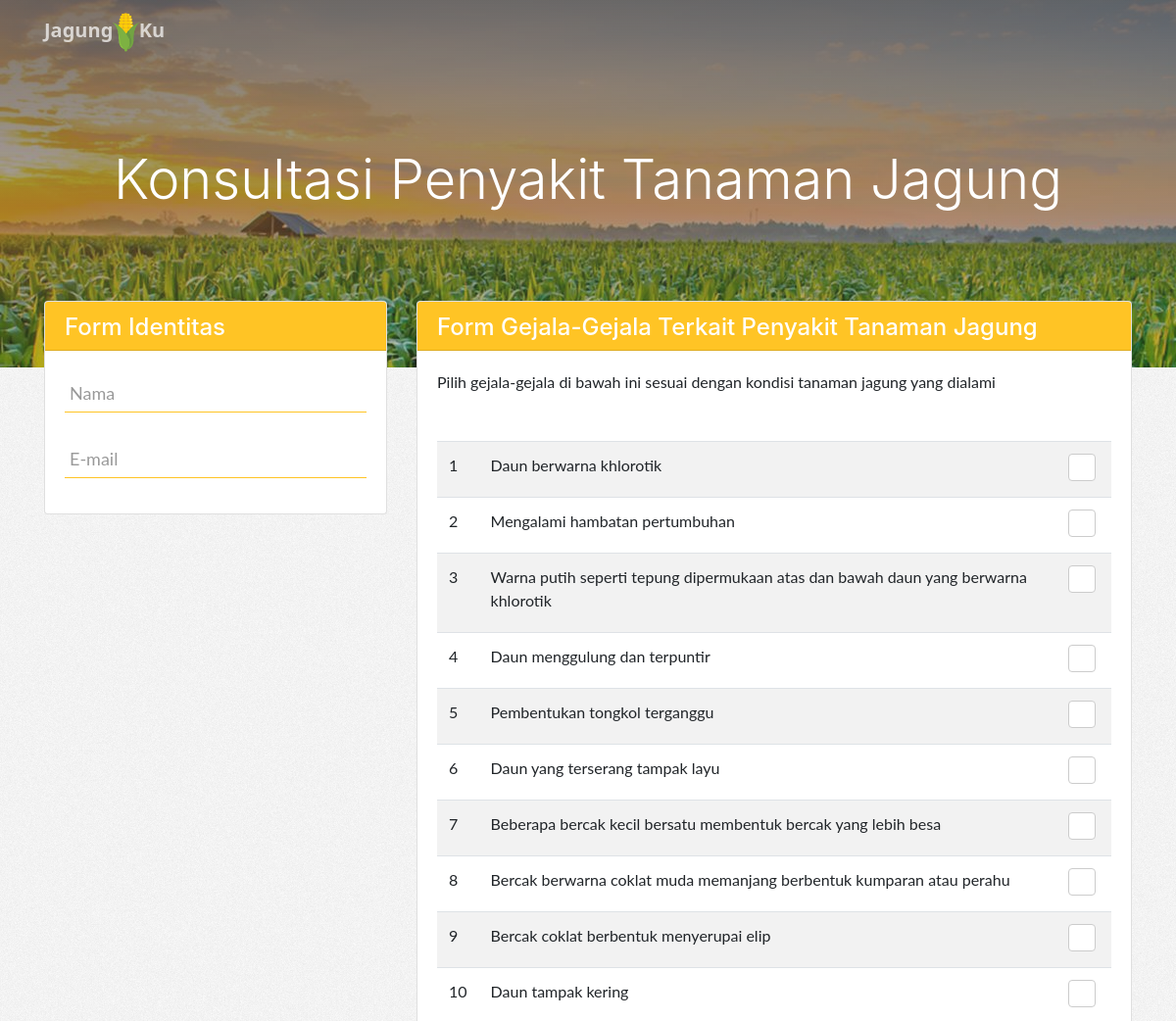
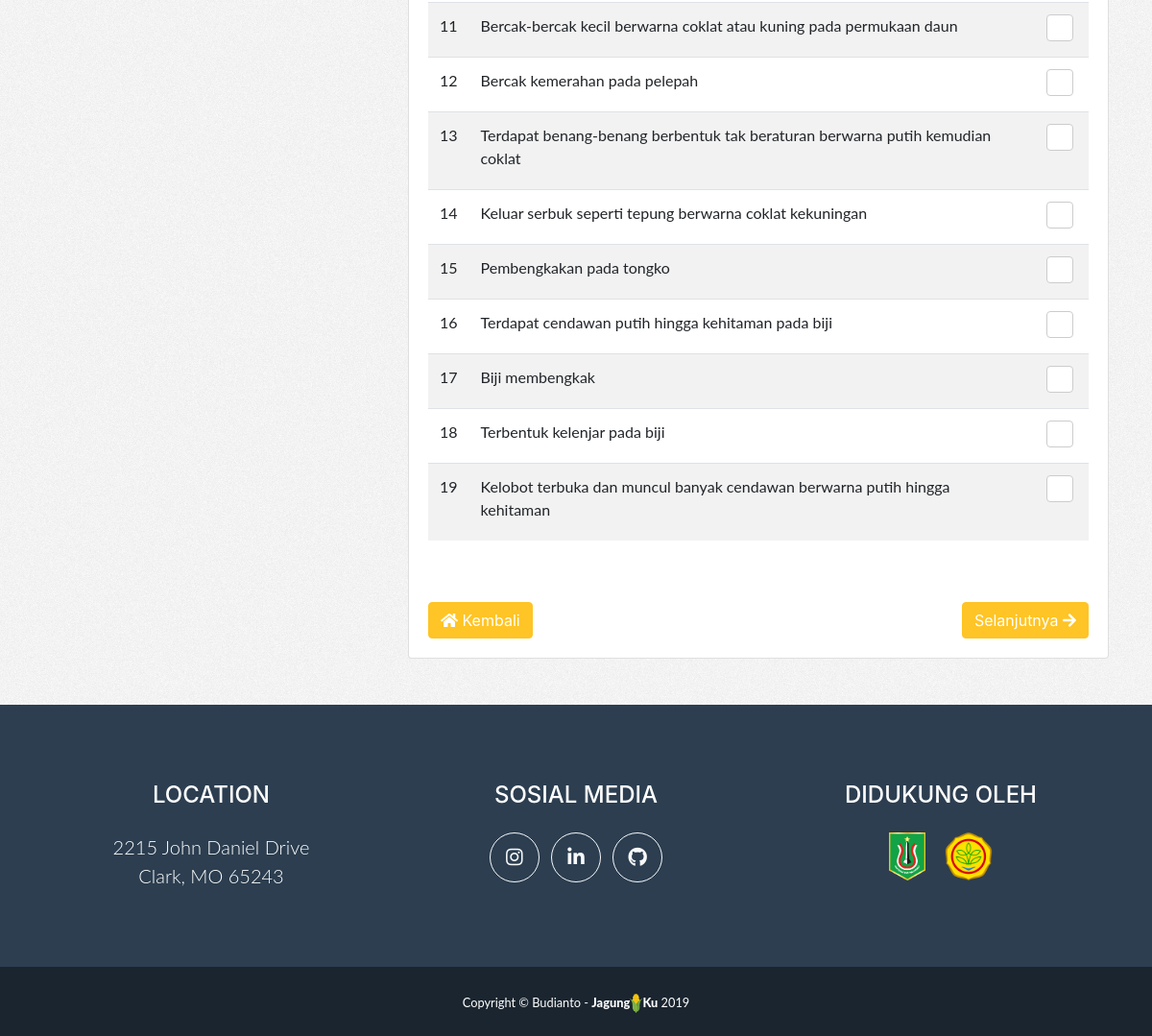
/index.php/beranda/konsultasi, run on the app's committed database (2 pictures, top to bottom).
### tables this page shows
CREATE TABLE `tb_gejala` (
  `kode_gejala` int(11) NOT NULL,
  `gejala` varchar(128) NOT NULL
);

### application/controllers/Beranda.php (called while the page is built, shortened)
<?php
class Beranda extends CI_Controller {
	function __construct()
	{
		$this->load->library('form_validation');
	}
    public function konsultasi()
    {
	    	$data['title'] = "Konsultasi";
			$data['gejala'] = $this->db->get('tb_gejala')->result_array();
			$data['penyakit'] = $this->db->get('tb_penyakit')->result_array();
			$this->load->view('templates/form/header', $data);
			$this->load->view('pages/konsultasi',$data);
			$this->load->view('templates/footer');
   }
}

### index.php (called while the page is built, shortened)
<?php
require_once BASEPATH.'core/CodeIgniter.php';

### application/views/pages/konsultasi.php (the view, shortened to what this page needs)
<div class="jumbotron header-content text-white" style="background-attachment: fixed; background: linear-gradient(to bottom, rgba(92, 77, 66, 0.8) 0%, rgba(92, 77, 66, 0.3) 100%), url(<?= base_url('assets/img/bg-corn.jpg')?>); border-radius: 0;">
  <div class="container-fluid text-center">
    <h2 class="display-4">Konsultasi Penyakit Tanaman Jagung</h2>
  </div>
</div>
<section class="content mb-5">
  <div class="container">
      <?= form_open('beranda/diagnosa');?>
      <div class="row justify-content-md-center">
      <div class="col-md-4 sidebar">
        <div class="card">
          <div class="card-header bg-card-header">
            <h4>Form Identitas</h4>
          </div>
          <div class="card-body">
              <div class="group mb-4">
                <input type="text" name="nama" required value="<?= $this->session->userdata('nama');?>">
                <span class="highlight"></span>
                <label class="label">Nama</label>
              </div>
              <div class="group mb-3">
                <input type="email" name="email" required value="<?= $this->session->userdata('email');?>">
                <span class="highlight"></span>
                <label class="label">E-mail</label>
              </div>
          </div>
        </div>
      </div>
      <div class="col-md-8">
        <div class="card">
          <div class="card-header bg-card-header">
            <h4>Form Gejala-Gejala Terkait Penyakit Tanaman Jagung</h4>
          </div>
          <div class="card-body">
            <p>Pilih gejala-gejala di bawah ini sesuai dengan kondisi tanaman jagung yang dialami</p>
              <table class="table table-hover table-striped mt-5">
                  <?php $i = 1?>
                  <?php foreach ($gejala as $g) :?>
                  <tr>
                      <td><?= $i;?></td>
                      <td>
                          <label for="checkbox<?= $i;?>">
                              <?= $g['gejala']?>
                          </label>
                      </td>
                      <td>
                          <label class="checkbox">
                              <span class="default"></span>
                          </label>
                      </td>
                  </tr>
                  <?php $i++?>
                  <?php endforeach;?>
              </table>
              <a href="<?= base_url();?>" class="btn btn-primary mt-5"><span class="fas fa-home"></span> Kembali</a>
              <div class="float-right">
                <button class="btn btn-primary mt-5">Selanjutnya <span class="fas fa-arrow-right"></span></button>
              </div>
          </div>
        </div>
      </div>
    </div>
    <?= form_close();?>
  </div>
</section>

### application/views/templates/form/header.php (shortened to what this page needs)
<!doctype html>
<html lang="id">
  <head>
    <link rel="stylesheet" href="https://stackpath.bootstrapcdn.com/bootstrap/4.3.1/css/bootstrap.min.css">
    <link href="<?= base_url('assets/')?>vendor/fontawesome-free/css/all.min.css" rel="stylesheet" type="text/css">
    <link href="<?= base_url('assets/')?>css/creative.css" rel="stylesheet">
    <link href="<?= base_url('assets/')?>css/style.css" rel="stylesheet">
  </head>
  <body id="page-top" style="background-image: url(<?= base_url('assets/img/main.gif');?>);">
  <nav class="navbar navbar-expand-lg navbar-light fixed-top" id="mainNav">
    <div class="container">
      <a class="navbar-brand js-scroll-trigger" href="<?= base_url();?>" style="font-family: Segoe UI;">Jagung<img src="<?= base_url('assets/')?>img/logo-corn3.png" height="40px">Ku</a>
  </nav>

### application/views/templates/footer.php (shortened to what this page needs)
  <footer class="footer text-center">
    <div class="container">
      <div class="row">
        <div class="col-lg-4 mb-5 mb-lg-0">
          <h4 class="text-uppercase mb-4">Location</h4>
          <p class="lead mb-0">2215 John Daniel Drive
            <br>Clark, MO 65243</p>
        </div>
        <div class="col-lg-4 mb-5 mb-lg-0">
          <h4 class="text-uppercase mb-4">Sosial Media</h4>
          <a class="btn btn-outline-light btn-social mx-1" href="https://instagram.com/budianto24">
            <i class="fab fa-fw fa-instagram"></i>
          </a>
          <a class="btn btn-outline-light btn-social mx-1" href="https://linkedin.com/budianto24">
            <i class="fab fa-fw fa-linkedin-in"></i>
          </a>
          <a class="btn btn-outline-light btn-social mx-1" href="https://github.com/budianto24">
            <i class="fab fa-fw fa-github"></i>
          </a>
        </div>
        <div class="col-lg-4">
          <h4 class="text-uppercase mb-4">Didukung oleh</h4>
          <img src="<?= base_url('assets/img/logo-unas.png');?>" height="50px" class="mx-2" data-toggle="tooltip" data-placement="bottom" title="Universitas Nasional">
          <img src="<?= base_url('assets/img/logo-kemenper.png');?>" height="50px" class="mx-2" data-toggle="tooltip" data-placement="bottom" title="Direktorat Jenderal Tanaman Pangan Kementerian Pertanian RI">
        </div>
      </div>
    </div>
  </footer>
  <section class="copyright py-4 text-center text-white">
    <div class="container">
      <small>Copyright &copy; Budianto - <span class="font-weight-bold">Jagung<img src="<?= base_url('assets/')?>img/logo-corn3.png" height="20px">Ku</span> <?=date('Y');?></small>
    </div>
  </section>
</body>
</html>

### assets/css/style.css (style rules this page uses)
.group { position:relative; }
input { font-size:18px; padding:10px 10px 5px 5px; display:block; width:100%; border:none; border-bottom:1px solid #ffc425; }
.label { color:#999; font-size:18px; font-weight:normal; position:absolute; pointer-events:none; left:5px; top:10px; transition:0.2s ease all; -moz-transition:0.2s ease all; -webkit-transition:0.2s ease all; }
.highlight { position:absolute; height:100%; width:100px; top:25%; left:0; pointer-events:none; opacity:0.5; }
.checkbox { background-color:#fff; height:28px; margin:0 .25em; width:28px; border-radius:4px; border:1px solid #ccc; float:right }
.checkbox span { display:block; height:28px; position:relative; width:28px; padding:0 }
.checkbox span:after { -moz-transform:scaleX(-1) rotate(135deg); -ms-transform:scaleX(-1) rotate(135deg); -webkit-transform:scaleX(-1) rotate(135deg); transform:scaleX(-1) rotate(135deg); -moz-transform-origin:left top; -ms-transform-origin:left top; -webkit-transform-origin:left top; transform-origin:left top; border-right:4px solid #fff; border-top:4px solid #fff; content:''; display:block; height:20px; left:3px; position:absolute; top:15px; width:10px }
.header-content { padding-top: 150px; padding-bottom: 150px; }
.content { margin-top: -100px; }
.bg-card-header { background-color: #ffc425; color: #fff; padding-bottom: 0px; }

### data on the page
tb_gejala: gejala "Daun berwarna khlorotik"
tb_gejala: gejala "Mengalami hambatan pertumbuhan"
tb_gejala: gejala "Warna putih seperti tepung dipermukaan atas dan bawah daun yang berwarna khlorotik"
tb_gejala: gejala "Daun menggulung dan terpuntir"
tb_gejala: gejala "Pembentukan tongkol terganggu"
tb_gejala: gejala "Daun yang terserang tampak layu"
tb_gejala: gejala "Beberapa bercak kecil bersatu membentuk bercak yang lebih besa"
tb_gejala: gejala "Bercak berwarna coklat muda memanjang berbentuk kumparan atau perahu"
tb_gejala: gejala "Bercak coklat berbentuk menyerupai elip"
tb_gejala: gejala "Daun tampak kering"
tb_gejala: gejala "Bercak-bercak kecil berwarna coklat atau kuning pada permukaan daun"
tb_gejala: gejala "Bercak kemerahan pada pelepah"
tb_gejala: gejala "Terdapat benang-benang berbentuk tak beraturan berwarna putih kemudian coklat"
tb_gejala: gejala "Keluar serbuk seperti tepung berwarna coklat kekuningan"
tb_gejala: gejala "Pembengkakan pada tongko"
tb_gejala: gejala "Terdapat cendawan putih hingga kehitaman pada biji"
tb_gejala: gejala "Biji membengkak"
tb_gejala: gejala "Terbentuk kelenjar pada biji"
tb_gejala: gejala "Kelobot terbuka dan muncul banyak cendawan berwarna putih hingga kehitaman"
